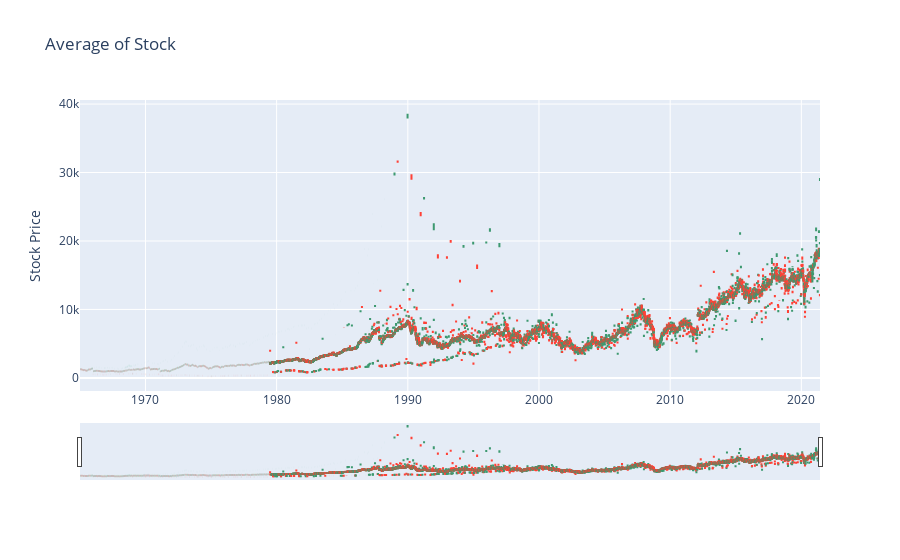

Notebook code cell kept with this figure:
### Markdown cell above
### Stock

### Code cell
fig4 = go.Figure(data=[go.Candlestick(x=stock['Date'],
                open=stock['Open'],
                high=stock['High'],
                low=stock['Low'],
                close=stock['Close'])])
fig4.update_layout(title={'text': "Average of Stock"},
                   yaxis_title='Stock Price')
fig4.show()

### Figure 1 — Plotly figure (JSON) as saved in the notebook; plotly's stock layout.template omitted (floating-point values rounded to 4 significant figures; data arrays with more than 128 entries replaced by an {"elided": "..."} marker saying what was removed)
{"data": [{"close": {"elided": "14657 float values"}, "high": {"elided": "14657 float values"}, "low": {"elided": "14657 float values"}, "open": {"elided": "14657 float values"}, "type": "candlestick", "x": {"elided": "14657 str values"}}], "layout": {"title": {"text": "Average of Stock"}, "yaxis": {"title": {"text": "Stock Price"}}}}
